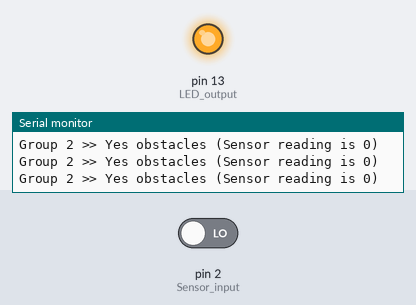
A sketch run on a simulated Arduino Uno, built with avr-gcc and run on an emulated ATmega328P. Parts: output pins drawn as LEDs (lit = HIGH), the last lines printed to the serial monitor. The test bench sets the inputs (shaded band); at power-on: pin 2 (Sensor_input) LOW.

Above: at 1.3 s.
1.4 s: pin 2 (Sensor_input) driven HIGH
At 2.7 s:
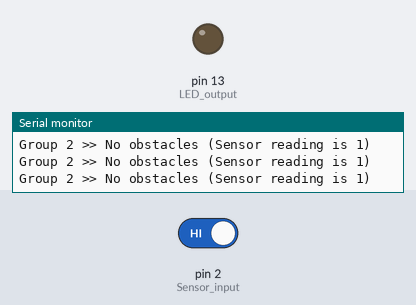
3.0 s: pin 2 (Sensor_input) driven LOW
At 4.0 s:
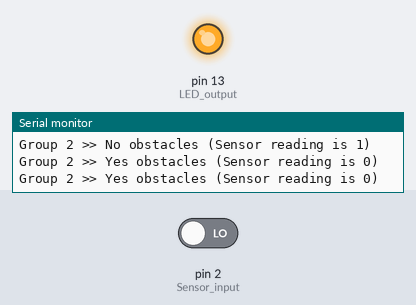
Timing chart, 0 to 6.0 s (numbered marks = the images above; inputs shaded):
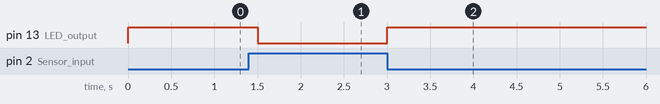

The sketch:

L3-2_lab1.ino
```cpp
void setup() {
  // put your setup code here, to run once:
  Serial.begin (9600);
  pinMode (2, INPUT); //Sensor input
  pinMode(13, OUTPUT); // LED output
}

void loop() {
  // put your main code here, to run repeatedly:
  if (digitalRead(2) == 1)
    {
      Serial.println("Group 2 >> No obstacles (Sensor reading is 1)");
      digitalWrite(13,LOW);
    }
  else if (digitalRead(2) == 0)
    {
      Serial.println("Group 2 >> Yes obstacles (Sensor reading is 0)");
      digitalWrite(13,HIGH);
    }
  delay (500); //wait half a second
}
```

Measured:
- after the input at 1.4 s, pin 13 (LED_output): HIGH → LOW after 0.10 s
- after the input at 3.0 s, pin 13 (LED_output): LOW → HIGH at once
